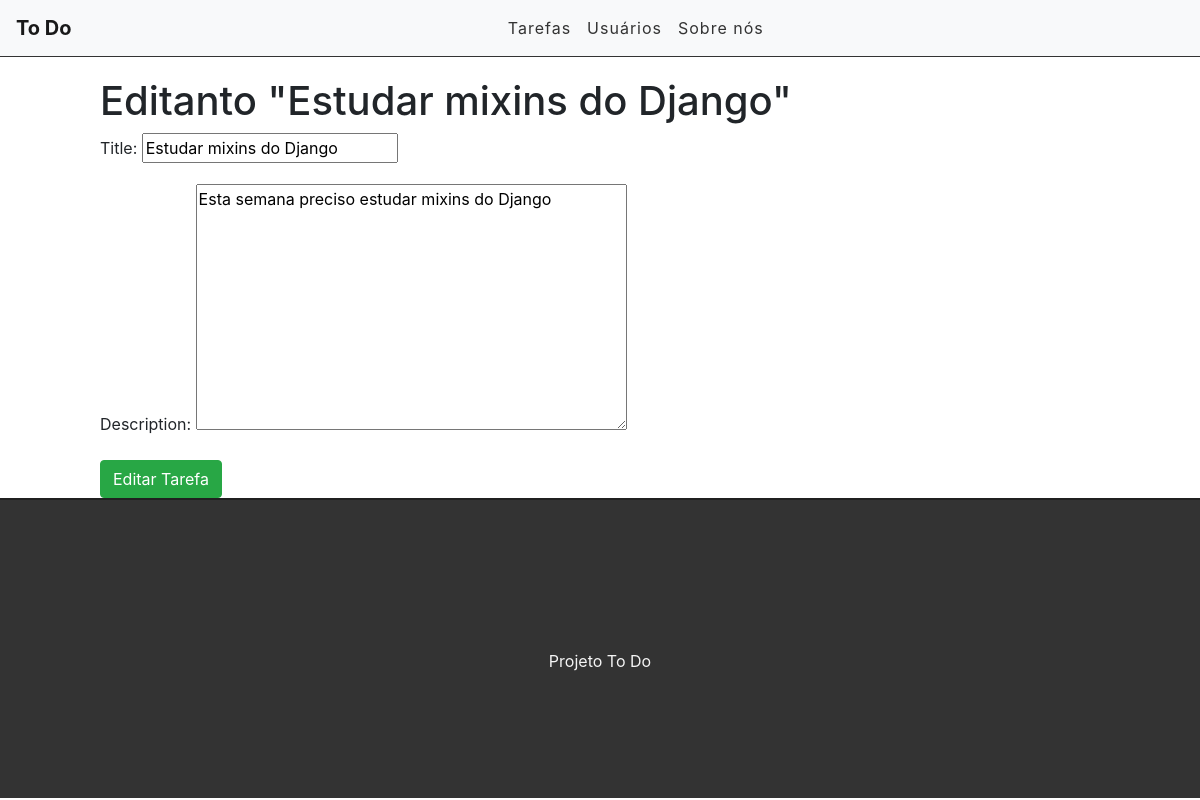
/edit/6, run on the app's committed database.
### tasks/models.py (models this page shows, shortened)
class Task(models.Model):
    STATUS = (
        ('doing', 'Doing'),
        ('done', 'Done'),
    )
    title = models.CharField(max_length=255)
    description = models.TextField()
    done = models.CharField(
        max_length=5,
        choices=STATUS,
    )
    created_at = models.DateTimeField(auto_now_add=True)
    updated_at = models.DateTimeField(auto_now=True)

### tasks/views.py (the view)
# urls.py: path('edit/<int:id>', views.edittask, name='edit-task'),
def edittask(request, id):
    task = get_object_or_404(Task, pk=id)
    form = TaskForm(instance=task)
    if request.method == 'POST':
        form = TaskForm(request.POST, instance=task)
        if form.is_valid():
            task.save()
            return redirect('/')
        else:
            return render(request, 'tasks/edittask.html', {'form': form, 'task': task})
    else:
        return render(request, 'tasks/edittask.html', {'form': form, 'task': task})

### tasks/forms.py
class TaskForm(forms.ModelForm):
    class Meta:
        model = Task
        fields = ('title', 'description')

### tasks/templates/tasks/edittask.html (shortened to what this page needs)
{% extends 'base.html' %}
{% block content %}
<div class="offset-1 col-10 list-div">
    <h1>Editanto "{{task.title}}"</h1>
    <form method="POST">
        {{ form.as_p }}
        <input type="submit" class="btn btn-success" value="Editar Tarefa">
    </form>
</div>
{% endblock %}

### tasks/static/css/styles.css (style rules this page uses)
.list-div { padding: 0; }

### data on the page
Task: title "Estudar mixins do Django", description "Esta semana preciso estudar mixins do Django"
